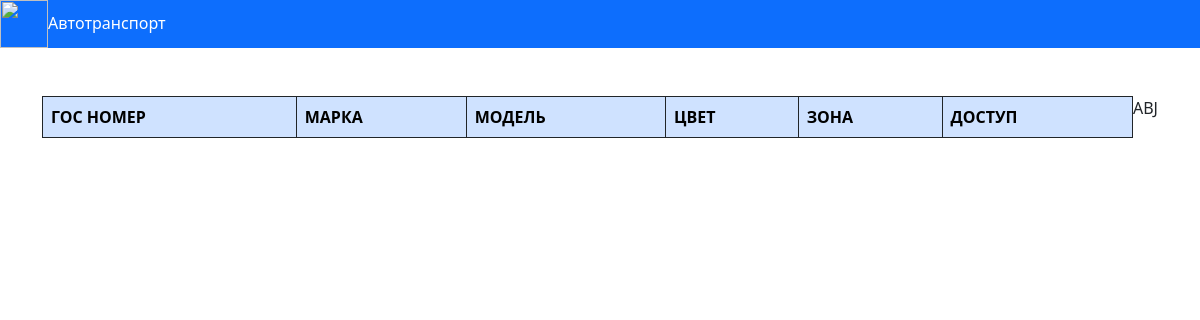
The app's page /, older data.
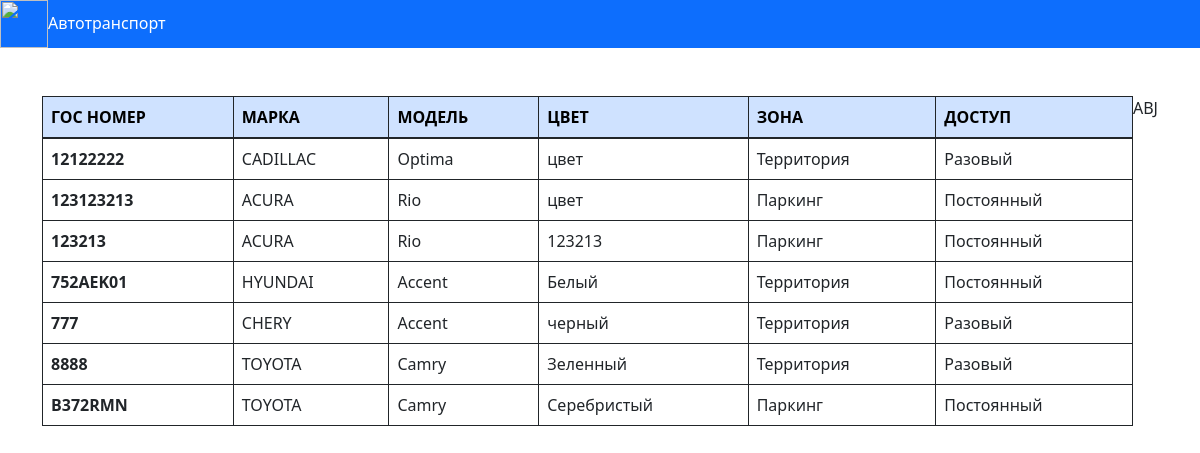
The same page, newer data.
### avto/models.py (models this page shows, shortened)
class Automobile(models.Model):
    car_number = models.CharField(max_length=10, unique=True, verbose_name='№ автомобиля')
    car_mark = models.ForeignKey('CarMark', on_delete=models.PROTECT, verbose_name='Марка автомобиля', related_name='car_number')
    car_models = models.ForeignKey('CarModels', on_delete=models.PROTECT, verbose_name='Модель автомобиля', related_name='car_number')
    car_color = models.CharField(max_length=15, verbose_name='Цвет автомобиля')
    fio = models.CharField(max_length=255, verbose_name='ФИО владельца')
    organization = models.ForeignKey('Organization', on_delete=models.PROTECT, verbose_name='Организация', related_name='car_number')
    position = models.CharField(max_length=255, verbose_name='Должность владельца', null=True)
    details = models.CharField(max_length=255, verbose_name='Контактные данные')
    working_shift = models.ForeignKey('WorkingShift', on_delete=models.PROTECT, verbose_name='Смена')
    zone = models.ForeignKey('Zone', on_delete=models.PROTECT, verbose_name='Зона')
    type = models.ForeignKey('Type', on_delete=models.PROTECT, verbose_name='Тип')
    limitation = models.DateTimeField(verbose_name='Срок')
    creation_date = models.DateTimeField(auto_now_add=True, verbose_name='Дата создания')
    author = models.ForeignKey('auth.User', on_delete=models.SET_DEFAULT, default='auth.User', verbose_name='Пользователь')
    employees = models.ForeignKey('employees', on_delete=models.SET_NULL, null=True, verbose_name='Сотрудник', related_name='car_number')
    allowed = models.BooleanField(default=True, verbose_name='Разрешено')
    class Meta:
        verbose_name = 'Автомобиль'
        verbose_name_plural = 'Автомобили'
        ordering = ['car_number']
        unique_together = ('car_mark', 'car_models')

class CarMark(models.Model):
    car_mark = models.CharField(max_length=20, unique=True, verbose_name='Марка автомобиля')
    def __str__(self):
        return self.car_mark
    class Meta:
        verbose_name = 'Марка автомобиля'
        verbose_name_plural = 'Марки автомобилей'
        ordering = ['car_mark']

class CarModels(models.Model):
    car_mark = models.ForeignKey('CarMark', on_delete=models.PROTECT, verbose_name='Марка автомобиля', related_name='car_models',)
    car_models = models.CharField(max_length=40, verbose_name='модель автомобиля')
    def __str__(self):
        return self.car_models
    class Meta:
        verbose_name = 'Модель автомобиля'
        verbose_name_plural = 'Модели автомобилей'
        ordering = ['car_models']

class Zone(models.Model):
    zone = models.CharField(max_length=20, verbose_name='Зона')
    def __str__(self):
        return self.zone
    class Meta:
        verbose_name = 'Зона'
        verbose_name_plural = 'Зоны'

class Type(models.Model):
    type = models.CharField(max_length=20, verbose_name='Тип')
    def __str__(self):
        return self.type
    class Meta:
        verbose_name = 'Тип'
        verbose_name_plural = 'Типы'
        ordering = ['type']

### avto/views.py (the view)
# urls.py: path('', AutomobileListView.as_view(), name='avto'),
class AutomobileListView(ListView):
    model = Automobile
    template_name = 'avto/index.html'
    paginate_by = 20
    def get_context_data(self, **kwargs):
        context = super().get_context_data(**kwargs)
        return context
    def get_queryset(self):
        return Automobile.objects.filter(allowed=True)

### avto/templates/avto/index.html (shortened to what this page needs)
{% load static %}
<!DOCTYPE html>
<html lang="en">
<head>
    <link href="{% static 'avto/css/bootstrap.min.css' %}" rel="stylesheet">
</head>
<body>
<div class="d-flex align-items-center text-white-50 bg-primary box-shadow mb-5">
    <img class="mr-3" src="" alt="" width="48" height="48">
    <div class="lh-100">
        <h6 class="mb-0 text-white lh-100">Автотранспорт</h6>
    </div>
</div>
<div class="container d-flex">
    <table class="table table-hover table-bordered border-dark">
        <thead>
        <tr class="table-primary border-dark">
        </tr>
        </thead>
        <tbody>
        {% for car in object_list %}
        <tr>
            <td>{{ car.car_mark }}</td>
            <td>{{ car.car_models }}</td>
            <td>{{ car.car_color }}</td>
            <td>{{ car.zone }}</td>
            <td>{{ car.type }}</td>
        </tr>
        {% endfor %}
        </tbody>
    </table>
    <p>ABJ</p>
</div>
</body>
</html>

Row changes from the older to the newer data that the page shows:
added Automobile: car_number "12122222", car_mark "CADILLAC", car_models "Optima", car_color "цвет", zone "Территория", type "Разовый"
added Automobile: car_number "123123213", car_mark "ACURA", car_models "Rio", car_color "цвет", zone "Паркинг", type "Постоянный"
added Automobile: car_number "123213", car_mark "ACURA", car_models "Rio", car_color "123213", zone "Паркинг", type "Постоянный"
added Automobile: car_number "752AEK01", car_mark "HYUNDAI", car_models "Accent", car_color "Белый", zone "Территория", type "Постоянный"
added Automobile: car_number "777", car_mark "CHERY", car_models "Accent", car_color "черный", zone "Территория", type "Разовый"
added Automobile: car_number "8888", car_mark "TOYOTA", car_models "Camry", car_color "Зеленный", zone "Территория", type "Разовый"
added Automobile: car_number "B372RMN", car_mark "TOYOTA", car_models "Camry", car_color "Серебристый", zone "Паркинг", type "Постоянный"
